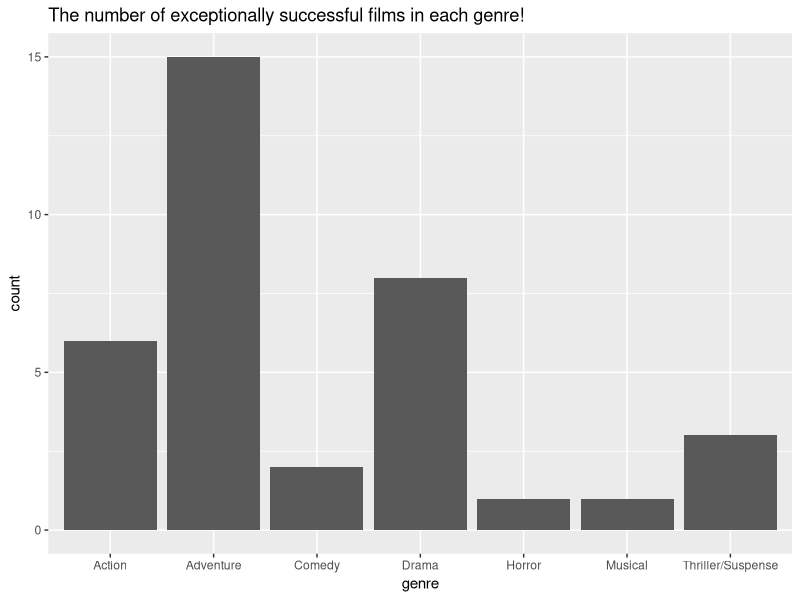
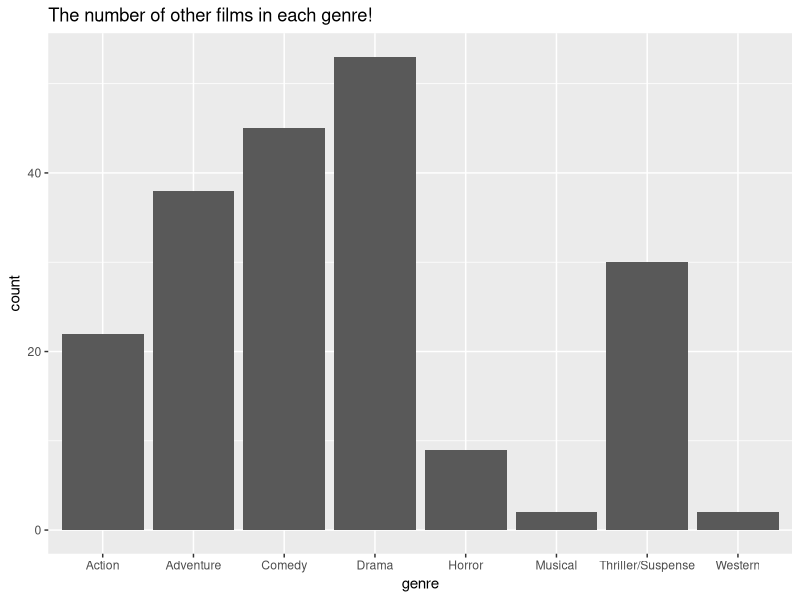

The R script that drew these images, in order:
library(readr)
library(dplyr)
library(ggplot2)

data <- read_csv("merged_data.csv")


data$profit <- data$domestic_box_office + 
  data$international_box_office - data$production_budget

ninetieth <- quantile(data$profit, 0.85)

successful_films <- data[data$profit >= ninetieth, ]

unsuccessful_films <- data[data$profit < ninetieth, ]


# Now that I have the successful and unsuccessful subsets of the data
# We can start doing interesting stuff (unprofessional comments, I know
# but only you guys are reading this..)

# Bar plot of Genre vs Count
ggplot(data = successful_films, aes(x = genre)) + 
  geom_bar() +
  labs(title = "The number of exceptionally successful films in each genre!")

ggplot(data = unsuccessful_films, aes(x = genre)) +
  geom_bar() + 
  labs(title = "The number of other films in each genre!")

sum(data$genre == "Action")
sum(data$genre == "Adventure")

